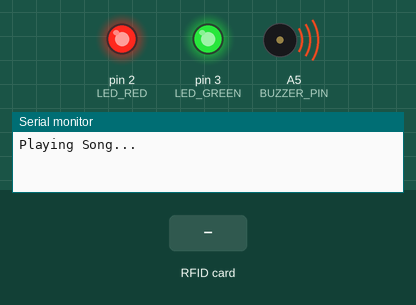
Simulated run of this program. Board: Arduino Uno, built with avr-gcc and run on an emulated ATmega328P. On the bench: output pins drawn as LEDs (lit = HIGH), buzzer (waves = sounding), the last lines printed to the serial monitor. Inputs (shaded band) come from the test bench. Pins used as bus, display or sensor lines are not drawn.

Above: at 0.1 s.
At 3.2 s:
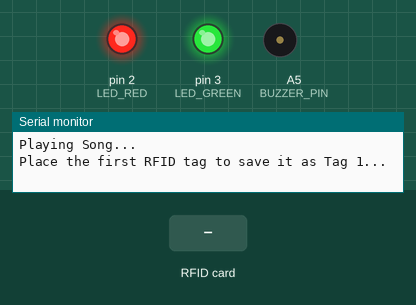
3.3 s: RFID card 5E 7A 19 C4 held to the reader
Timing chart, 0 to 6.3 s (numbered marks = the images above; inputs shaded):
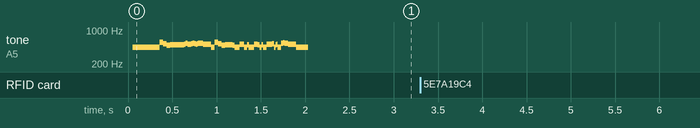

The program:

main.cpp
```cpp
#include <SPI.h>
#include <MFRC522.h>
#include <zelda.cpp>

#define SS_PIN 10
#define RST_PIN 9

#define LED_GREEN 3
#define LED_RED 2
#define BUZZER_PIN A5

MFRC522 rfid(SS_PIN, RST_PIN);

// TODO: Check UID size (rfud.uid.size) and set UID_SIZE accordingly
#define UID_SIZE 4
byte uidTag1[UID_SIZE];
byte uidTag2[UID_SIZE];

bool isUidTag1Saved = false;
bool isUidTag2Saved = false;

byte uidTag[UID_SIZE];

bool compareUids(byte* uid1, byte* uid2) {
  for (int i = 0; i < UID_SIZE; i++) {
    if (uid1[i] != uid2[i]) {
        return false;
    }
  }
  return true;
}

/// @brief Reads the RFID tag and returns true if a new card is present and read successfully.
/// @param tag Tag UID will be stored here.
/// @return Returns true if a new card is present and read successfully, false otherwise.
bool rfidTagRead(byte tag[]) {
  bool isRead = rfid.PICC_IsNewCardPresent() && rfid.PICC_ReadCardSerial();
  if (isRead) {
    for (int i = 0; i < UID_SIZE; i++) {
      tag[i] = rfid.uid.uidByte[i];
    }
  }
  return isRead;
}

void printRfidUid(byte tag[]) {
  for (byte i = 0; i < UID_SIZE; i++) {
    Serial.print(tag[i] < 0x10 ? " 0" : " ");
    Serial.print(tag[i], HEX);
  }
  Serial.println();
}

/// @brief Saves the UID of the RFID tag to the destination array if it is not already saved.
/// @param dest Destination array where the UID will be saved.
/// @param src Source array containing the UID to be saved.
/// @param isTagSaved  Reference to a boolean variable indicating if the tag is already saved.
/// @note src and dest should be of size `UID_SIZE`.
void pairTag(byte dest[], byte src[], bool &isTagSaved){
  if (isTagSaved) {
    Serial.println("Tag already saved.");
    return;
  }
  for (int i = 0; i < UID_SIZE; i++) {
    dest[i] = src[i];
  }
  isTagSaved = true;
}

void pairTags(byte tag[]) {
  if (isUidTag1Saved && isUidTag2Saved) {
    Serial.println("Both tags have already been saved.");
    return;
  }

  if (!isUidTag1Saved) {
    pairTag(uidTag1, tag, isUidTag1Saved);
    Serial.println("Tag 1 has been saved.");
    Serial.println("Now place the second tag to save it as Tag 2.");

  } else if (compareUids(rfid.uid.uidByte, uidTag1)) {
    Serial.println("This tag is already saved as Tag 1. Place another, unique tag.");

  } else if (!isUidTag2Saved){
    pairTag(uidTag2, tag, isUidTag2Saved);
    Serial.println("Tag 2 has been saved.");
    Serial.println("Both tags have been saved. Now the program will react to them accordingly.");
  }
}

void playSong(){
    for (int thisNote = 0; thisNote < sizeof(p0_notes)/sizeof(p0_notes[0]); thisNote++) {

    // to calculate the note duration, take one second divided by the note type.

    //e.g. quarter note = 1000 / 4, eighth note = 1000/8, etc.

    int noteDuration = 1000 / p0_delays[thisNote];

    tone(BUZZER_PIN, p0_notes[thisNote] + 440, noteDuration);

    // to distinguish the notes, set a minimum time between them.

    // the note's duration + 30% seems to work well:

    int pauseBetweenNotes = p0_delays[thisNote + 1] * 1.30;

    delay(pauseBetweenNotes);

    // stop the tone playing:

    noTone(BUZZER_PIN);

  }
}

void setup() {
  Serial.begin(9600);
  SPI.begin();
  rfid.PCD_Init();

  pinMode(LED_GREEN, OUTPUT);
  pinMode(LED_RED, OUTPUT);
  pinMode(BUZZER_PIN, OUTPUT);

  digitalWrite(LED_GREEN, HIGH);
  digitalWrite(LED_RED, HIGH);

  Serial.println("Playing Song...");
  playSong();
  Serial.println("Place the first RFID tag to save it as Tag 1...");
}

void handleTag(int tagID, int ledPin, int buzzerFreq) {
  Serial.print("Detected Tag: ");
  Serial.println(tagID);
  digitalWrite(ledPin, LOW);
  tone(BUZZER_PIN, buzzerFreq, 1000);
  delay(1000);
  digitalWrite(ledPin, HIGH);
  noTone(BUZZER_PIN);
}

void handleTags(byte tag[]) {
  if (compareUids(tag, uidTag1)) {
    handleTag(1, LED_GREEN, 900);
  }
  else if (compareUids(tag, uidTag2)) {
    handleTag(2, LED_RED, 200);
  }
  else {
    Serial.println("Unknown tag.");
  }
}

void loop() {
  if(!rfidTagRead(uidTag)) {
    return;
  }

  Serial.print("Read tag with UID: ");
  printRfidUid(uidTag);
  Serial.println();

  if(!isUidTag1Saved || !isUidTag2Saved) {
    pairTags(uidTag);
  } else {
    handleTags(uidTag);
  }

  rfid.PICC_HaltA();
  // rfid.PCD_StopCrypto1();
}
```

Source omitted: zelda.cpp (data table, 2494 bytes)
